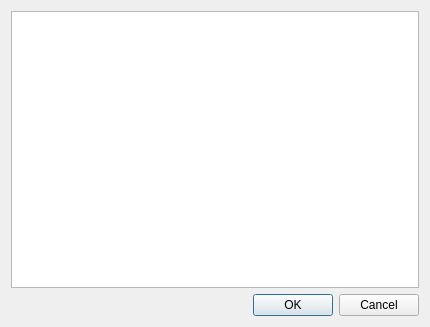
<?xml version="1.0" encoding="UTF-8"?>
<ui version="4.0">
 <class>ObjectList</class>
 <widget class="QDialog" name="ObjectList">
  <property name="geometry">
   <rect>
    <x>0</x>
    <y>0</y>
    <width>430</width>
    <height>327</height>
   </rect>
  </property>
  <property name="windowTitle">
   <string>List</string>
  </property>
  <property name="windowIcon">
   <iconset resource="img.qrc">
    <normaloff>:/server</normaloff>:/server</iconset>
  </property>
  <layout class="QVBoxLayout" name="verticalLayout">
   <item>
    <widget class="QTreeView" name="treeView"/>
   </item>
   <item>
    <widget class="QDialogButtonBox" name="buttonBox">
     <property name="orientation">
      <enum>Qt::Horizontal</enum>
     </property>
     <property name="standardButtons">
      <set>QDialogButtonBox::Cancel|QDialogButtonBox::Ok</set>
     </property>
    </widget>
   </item>
  </layout>
 </widget>
 <resources>
  <include location="img.qrc"/>
 </resources>
 <connections>
  <connection>
   <sender>buttonBox</sender>
   <signal>accepted()</signal>
   <receiver>ObjectList</receiver>
   <slot>accept()</slot>
   <hints>
    <hint type="sourcelabel">
     <x>248</x>
     <y>254</y>
    </hint>
    <hint type="destinationlabel">
     <x>157</x>
     <y>274</y>
    </hint>
   </hints>
  </connection>
  <connection>
   <sender>buttonBox</sender>
   <signal>rejected()</signal>
   <receiver>ObjectList</receiver>
   <slot>reject()</slot>
   <hints>
    <hint type="sourcelabel">
     <x>316</x>
     <y>260</y>
    </hint>
    <hint type="destinationlabel">
     <x>286</x>
     <y>274</y>
    </hint>
   </hints>
  </connection>
 </connections>
</ui>
